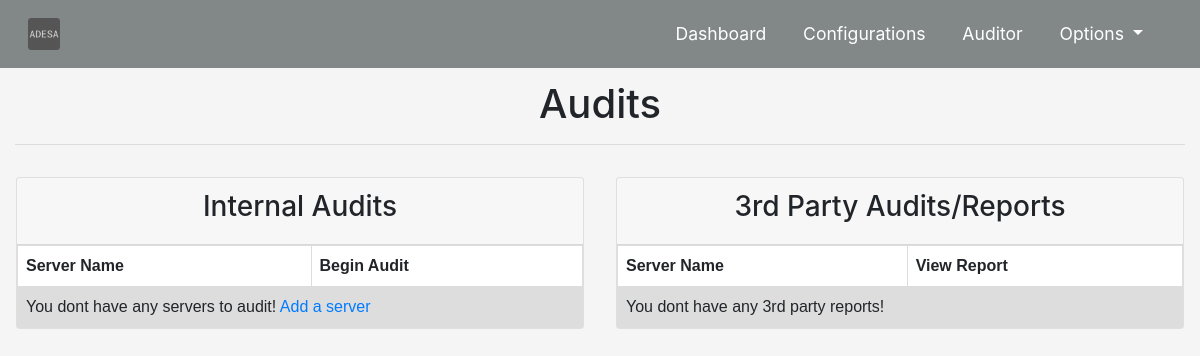
Before: /ad/auditor/ (signed in) with the older database file.
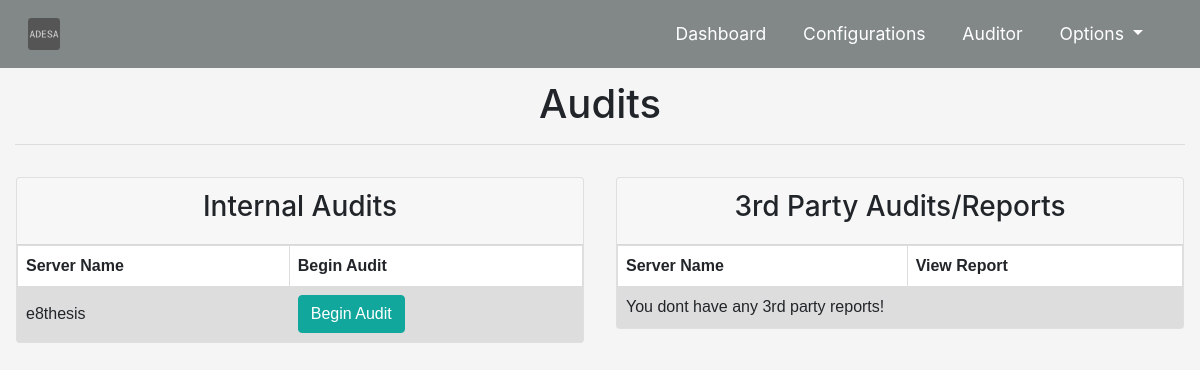
After: the same page with the newer database file.
### ad/models.py (models this page shows)
class Server(models.Model):
    owner = models.ForeignKey(User, models.CASCADE)
    name = models.CharField(max_length=50)
    server_address = models.CharField(max_length=20)
    ssh_port = models.IntegerField(default=22)
    save_reports = models.BooleanField(default=True)
    share_reports = models.BooleanField(default=True)
    shared_with = models.ForeignKey(User, models.CASCADE, related_name='shared_with', null=True, blank=True)

### ad/views.py (the view)
# urls.py: path('auditor/', views.auditor, name='auditor'),
@login_required
def auditor(request):
    servers = Server.objects.filter(owner_id=request.user.id)
    external_reports = Audit.objects.filter(user_id=request.user.id)
    context = {
        'servers': servers,
        'external_reports': external_reports,
    }
    return render(request, 'ad/auditor.html', context)

### templates/ad/auditor.html (shortened to what this page needs)
{% extends 'base.html' %}
{% block content %}
    <h1>Audits</h1>
    <hr>
    <div class="row">
        <div class="col-md-6">
            <div class="mb-3 card">
                <div class="card-header-tab card-header">
                    <h3>Internal Audits</h3>
                </div>
                <table>
                    <tr>
                        <th>Server Name</th>
                        <th>Begin Audit</th>
                    </tr>
                    {% if servers|length == 0 %}
                        <tr>
                        <td colspan="4">You dont have any servers to audit! <a href="{% url 'add_server' %}">Add a server</a></td>
                        </tr>
                    {% else %}
                        {% for server in servers %}
                        <tr>
                            <td>{{ server.name }}</td>
                            <td>
                                <a class="btn btn-primary" href="{% url 'authorize_audit' server.id %}">Begin Audit</a>
                            </td>
                        </tr>
                        {% endfor %}
                    {% endif %}
                </table>
            </div>
        </div>
        <div class="col-md-6">
            <div class="mb-3 card">
                <div class="card-header-tab card-header">
                    <h3>3rd Party Audits/Reports</h3>
                </div>
               <table>
                    <tr>
                        <th>Server Name</th>
                        <th>View Report</th>
                    </tr>
                    {% if external_reports|length == 0 %}
                        <tr>
                        <td colspan="2">You dont have any 3rd party reports!</td>
                        </tr>
                    {% endif %}
                </table>
            </div>
        </div>
    </div>
{% endblock %}

Changed rows visible on the page:
added Server: name "e8thesis"
Other visible differences:
text no longer shown: "You dont have any servers to audit! Add a server"
